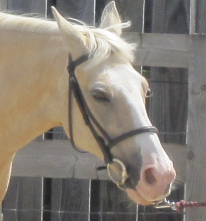
#> input picture Images/Chapter3/Input/Horse.png, 206 x 221 px, found by its file name
$ python OptimalThresholding.py
#> lines starting #> are read from the running program, lines starting #| are printed output that depends on the picture; after the words box and inside, x2 and y2 are one past the last pixel; in counts of white or black regions, pixels touching at a corner belong together
### PythonWorkSpace5Edition/Modules/ImageUtilities.py
'''
Feature Extraction and Image Processing
Mark S. Nixon & Alberto S. Aguado
http://www.southampton.ac.uk/~msn/book/
ImageUtilities: Helper module to support image read, create, show and write
                Uses PIL and numpy to work with arrays containing image data
'''

# Image load by using PIL
from PIL import Image

# Array to store image data
from numpy import array, zeros, amax, amin, clip

# Show an image
from matplotlib.pyplot import imshow
import matplotlib.pyplot as plt

# Read an image returning an array with 3 color components
# [18 lines left out: functions imageReadRGB, imageReadRGBF, not called in this run]

# Read an image returning an array with 1 component
def imageReadL(fileName):
    inputImage = Image.open(fileName)
#> inputImage is the input picture: PIL image 206x221 RGB; mean R, G, B 134.5, 126.5, 116.8
    width, height = inputImage.size
#> width = 206; height = 221

    inputArray = array(inputImage)
    outputArray = zeros((height, width), dtype='uint8')

    if inputImage.mode == 'L':

        # Combine pixel values, for each row and column
        for y in range(0, height):
            for x in range(0, width):
                outputArray[y,x] = inputArray[y,x]

    else:

        # Combine pixel values, for each row and column
        for y in range(0, height):
            for x in range(0, width):
                rgb = inputArray[y,x]
                outputArray[y,x] = (int(rgb[0]) + int(rgb[1]) + int(rgb[2])) / 3
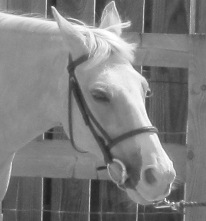
#> outputArray: shape (221, 206); min 30, max 255, mean 125.6

    return outputArray, width, height

# Save a image containing float as a gray level image
# [37 lines left out: functions imageSaveF, imageSaveL, imageSaveRGB, createImageRGB, not called in this run]

# Create a zero array with a color components
def createImageL(width, height):
    outputArray = zeros((height, width), dtype='uint8')

    return outputArray

# Create a zero array two float components
# [86 lines left out: functions createImageUV, createImage2I, createImageF, createImageNF, createImageFromDataF, createScaleImageL and 2 more, not called in this run]

# Create a 1D array of floats
def createVectorF(width):
    outputArray = zeros(width, dtype='float')

    return outputArray

# Create a 1D array of integers
def createVectorI(width):
    outputArray = zeros(width, dtype='int')

    return outputArray

# Show an array containing image data
# [4 lines left out: function showImageRGB, not called in this run]

# Show an array containing image data
def showImageL(image):
    # Create output and show
    outputImage = Image.fromarray(image, 'L')
    outputImage.show()

# Show an array containing image data
# [76 lines left out: functions showImageF, plotImageRGB, plotImageRGBF, plotImageL, plotImageF, not called in this run]

### Modules/ImageOperatorsUtilities.py
'''
Feature Extraction and Image Processing
Mark S. Nixon & Alberto S. Aguado
http://www.southampton.ac.uk/~msn/book/
ImageOperatorsUtilities: Helper module to process an image
'''

# Images
from ImageUtilities import createImageF, createImageL, createVectorI
from ConvolutionUtilities import createGaussianKernel, createSobelKernel, applyKernelF, applyKernelMA

# Array to store image data
from numpy import amax

# Math
from math import log, pi, sin, cos

# Iteration
from timeit import itertools

# Create a log of an array containing float data
# [16 lines left out: function imageLogF, not called in this run]

# Compute the histogram of an image
def computeHistogram(inputImage):
    height = len(inputImage)
    width = len(inputImage[0])

    # Vector of integers values to store the number of times a pixel value is repeated
    outputHistogram = createVectorI(256)

    # Get the number of times a pixel value is found in the image
    for x,y in itertools.product(range(0, width), range(0, height)):
        pixelValue = inputImage[y,x]
        outputHistogram[pixelValue] += 1

    return outputHistogram

# Return byte thresholded image
def thresholdImage(inputImage, threshold, binary = True):

    height = len(inputImage)
    width = len(inputImage[0])

    # Create images to store the result
    outputImage = createImageL(width, height)

    # Set the pixels in the output image according to the accumulate histogram
    for x,y in itertools.product(range(0, width), range(0, height)):

        if inputImage[y,x] > threshold:
            if binary:
                outputImage[y,x] = 255
            else:
                outputImage[y,x] = inputImage[y,x]
        else:
            outputImage[y,x] = 0

    return outputImage


# Apply Canny operator to an image
# [127 lines left out: function applyCannyEdgeDetector, not called in this run]

### PythonWorkSpace5Edition/Modules/PlotUtilities.py
'''
Feature Extraction and Image Processing
Mark S. Nixon & Alberto S. Aguado
http://www.southampton.ac.uk/~msn/book/
PlotUtilities: Helper module to show plots of image data
          Uses numpy  and matplotlib to work with arrays and plots
'''

# Math functions
import math

# Array to store data
import numpy as np

# Array to store image data
from numpy import zeros

# Plot functions
import matplotlib.pyplot as plt
import matplotlib.ticker as ticker

# Two alternative ways to import Axes3D.
import importlib
importlib.import_module('mpl_toolkits.mplot3d').Axes3D
#from mpl_toolkits.mplot3d import Axes3D

# Plot a histogram of data
def plotHistogram(data, plotRange = [0, 0], barSepartion = 1, figureSize = (5,3)):

    width = len(data)
    x = np.linspace(0, width-1, width)

    # Create figure
    plt.rcParams["figure.figsize"] = figureSize
    fig = plt.figure()
    axes = fig.gca()
    axes.bar(x, data, barSepartion)

    axes.spines['top'].set_visible(False)
    axes.spines['right'].set_visible(False)

    plt.rcParams.update()

    if plotRange[0] != 0 or plotRange[1] != 0:
        axes.set_ylim([plotRange[0], plotRange[1]])

    plt.show()

# Plot a histogram of data
# [311 lines left out: functions plotCurve, plot2Curves, plotCurves, plotCurveXY, plot3DColorHistogram, plot3DHistogram and 4 more, not called in this run]

### PythonWorkSpace5Edition/ExamplesPython_3.12.8/Chapter3/OptimalThresholding.py
'''
Feature Extraction and Image Processing
Mark S. Nixon & Alberto S. Aguado
http://www.southampton.ac.uk/~msn/book/
Chapter 3
OptimalThresholding: Create binary image by finding an optimal threshold
'''

# Set up modules path
# It can also be set in sys variables
import os
import sys
sys.path.append(os.path.join(os.path.dirname(__file__), "../../Modules"))

# Module functions
from ImageUtilities import imageReadL, showImageL, createVectorF
from PlotUtilities import plotHistogram
from ImageOperatorsUtilities import computeHistogram, thresholdImage

'''
Parameters:
    pathToDir = Input image directory
    imageName = Input image name
'''
pathToDir = os.path.join(os.path.dirname(__file__), "../../Images/Chapter3/Input/")
imageName = "Horse.png"

# Read image into array
inputImage, width, height  = imageReadL(pathToDir + imageName)
#> width = 206; height = 221

# Show input image
showImageL(inputImage)

# Compute histogram of the input image
inputHistogram = computeHistogram(inputImage)
#> in computeHistogram, `width = len(inputImage[0])`: width = 206
#> the loop in computeHistogram, `for x,y in itertools.product(range(0, width), range(0, height)):` made 45526 passes
#> pixelValue on passes 1 to 3: 144, 143, 146
#> after the loop in computeHistogram, `for x,y in itertools.product(range(0, width), range(0, height)):`: outputHistogram = 256 values, max 919 at index 141, min 0 at index 0, mean 177.8
#> inputHistogram has the same summary as outputHistogram in computeHistogram

# Create histograms to store cumulative moments
w = createVectorF(256)
m = createVectorF(256)

# Create histograms to store separation
separability = createVectorF(256)

# Obtain histograms
normalization = 1.0 / float(width * height)
#> normalization = 2.2e-05
w[0] = normalization * inputHistogram[0]
for level in range(1, 256):
    w[level] = w[level-1] + normalization * inputHistogram[level]
    m[level] = m[level-1] + level * normalization * inputHistogram[level]
#> after the loop, m = 256 values from 0 to 125.6; w = 256 values from 0 to 1

# Look for the maximum
maximumLevel = 0
for level in range(0, 256):
    if w[level] * (float(level) - w[level]) != 0:
        separability[level] = float(pow( ( m[255] * w[level] - m[level]), 2)      \
                                   / (w[level] * (float(level) - w[level])))

        if separability[level] > separability[maximumLevel]:
            maximumLevel = level
#> after the loop, maximumLevel = 91; separability = 256 values, max 7.11 at index 91, min 0 at index 0, mean 2.01

outputImage = thresholdImage(inputImage, maximumLevel)
#> in thresholdImage, `height = len(inputImage)`: height = 221
#> in thresholdImage, `width = len(inputImage[0])`: width = 206
#> in thresholdImage, `outputImage = createImageL(width, height)`: outputImage: shape (221, 206); every value is 0
#> after the loop in thresholdImage, `for x,y in itertools.product(range(0, width), range(0, height)):`:
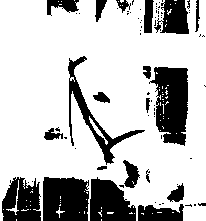
#> outputImage: shape (221, 206); 75% white; 78 black regions (57 under 20 px), largest, box (x1, y1, x2, y2) and area: (149, 67, 188, 146) 2172, (43, 177, 89, 221) 1869, (90, 177, 136, 221) 1474

# Show output image
showImageL(outputImage)
plotHistogram(separability)
#> in plotHistogram, `width = len(data)`: width = 256
#> in plotHistogram, `plt.show()`:
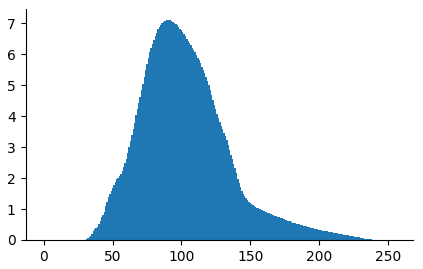
#> figure drawn by matplotlib, 1 panel; tallest bar 7.11 high, from x = 90.5 to 91.5

$ run again, with Images/Chapter3/Input/Giraffe.png copied over Images/Chapter3/Input/Horse.png
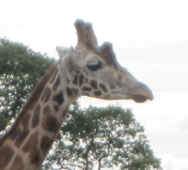
#> input picture Images/Chapter3/Input/Giraffe.png, 188 x 170 px, found by its file name
#> in imageReadL, inputImage is the input picture: PIL image 188x170 RGB; mean R, G, B 179, 177.8, 174.1
#> `inputImage, width, height  = imageReadL(pathToDir + imageName)`: width = 188; height = 170
#> in computeHistogram, `width = len(inputImage[0])`: width = 188
#> the loop in computeHistogram, `for x,y in itertools.product(range(0, width), range(0, height)):` made 31960 passes
#> pixelValue on passes 1 to 3: 255, 255, 255
#> after the loop in computeHistogram, `for x,y in itertools.product(range(0, width), range(0, height)):`: outputHistogram = 256 values, max 5621 at index 255, min 0 at index 0, mean 124.8
#> inputHistogram has the same summary as outputHistogram in computeHistogram
#> normalization = 3.13e-05
#> after the loop `for level in range(1, 256):`: m = 256 values from 0 to 176.8; w = 256 values from 0 to 1
#> after the loop `for level in range(0, 256):`: maximumLevel = 101; separability = 256 values, max 24.38 at index 101, min 0 at index 0, mean 12.8
#> in thresholdImage, `height = len(inputImage)`: height = 170
#> in thresholdImage, `width = len(inputImage[0])`: width = 188
#> after the loop in thresholdImage, `for x,y in itertools.product(range(0, width), range(0, height)):`:
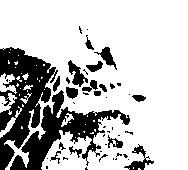
#> outputImage: shape (170, 188); 75.7% white; 48 black regions (31 under 20 px), largest, box (x1, y1, x2, y2) and area: (0, 47, 58, 170) 3402, (10, 90, 130, 170) 2753, (124, 144, 154, 170) 245
#> in plotHistogram, `width = len(data)`: width = 256
#> in plotHistogram, `plt.show()`:
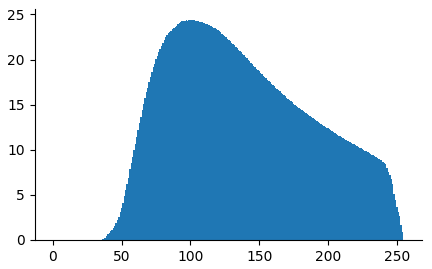
#> figure drawn by matplotlib, 1 panel; tallest bar 24.38 high, from x = 100.5 to 101.5

$ run again, with Images/Chapter3/Input/Logs.png copied over Images/Chapter3/Input/Horse.png
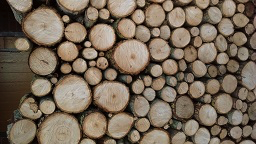
#> input picture Images/Chapter3/Input/Logs.png, 256 x 144 px, found by its file name
#> in imageReadL, inputImage is the input picture: PIL image 256x144 RGBA; mean R, G, B, A 118.7, 104, 87.6, 255
#> `inputImage, width, height  = imageReadL(pathToDir + imageName)`: width = 256; height = 144
#> in computeHistogram, `width = len(inputImage[0])`: width = 256
#> the loop in computeHistogram, `for x,y in itertools.product(range(0, width), range(0, height)):` made 36864 passes
#> pixelValue on passes 1 to 3: 7, 6, 6
#> after the loop in computeHistogram, `for x,y in itertools.product(range(0, width), range(0, height)):`: outputHistogram = 256 values, max 441 at index 152, min 0 at index 205, mean 144
#> inputHistogram has the same summary as outputHistogram in computeHistogram
#> normalization = 2.71e-05
#> after the loop `for level in range(1, 256):`: m = 256 values from 0 to 103.1; w = 256 values from 0.000271 to 1
#> after the loop `for level in range(0, 256):`: maximumLevel = 6; separability = 256 values, max 49.03 at index 6, min -10627.8 at index 0, mean -28.45
#> in thresholdImage, `height = len(inputImage)`: height = 144
#> in thresholdImage, `width = len(inputImage[0])`: width = 256
#> after the loop in thresholdImage, `for x,y in itertools.product(range(0, width), range(0, height)):`:
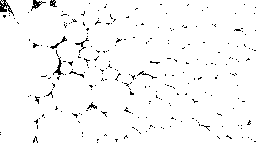
#> outputImage: shape (144, 256); 97% white; black in thin lines or dots
#> in plotHistogram, `plt.show()`:
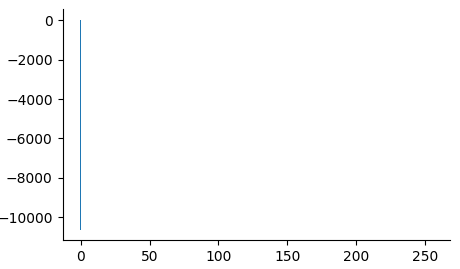
#> figure drawn by matplotlib, 1 panel; tallest bar 49.03 high, from x = 5.5 to 6.5
